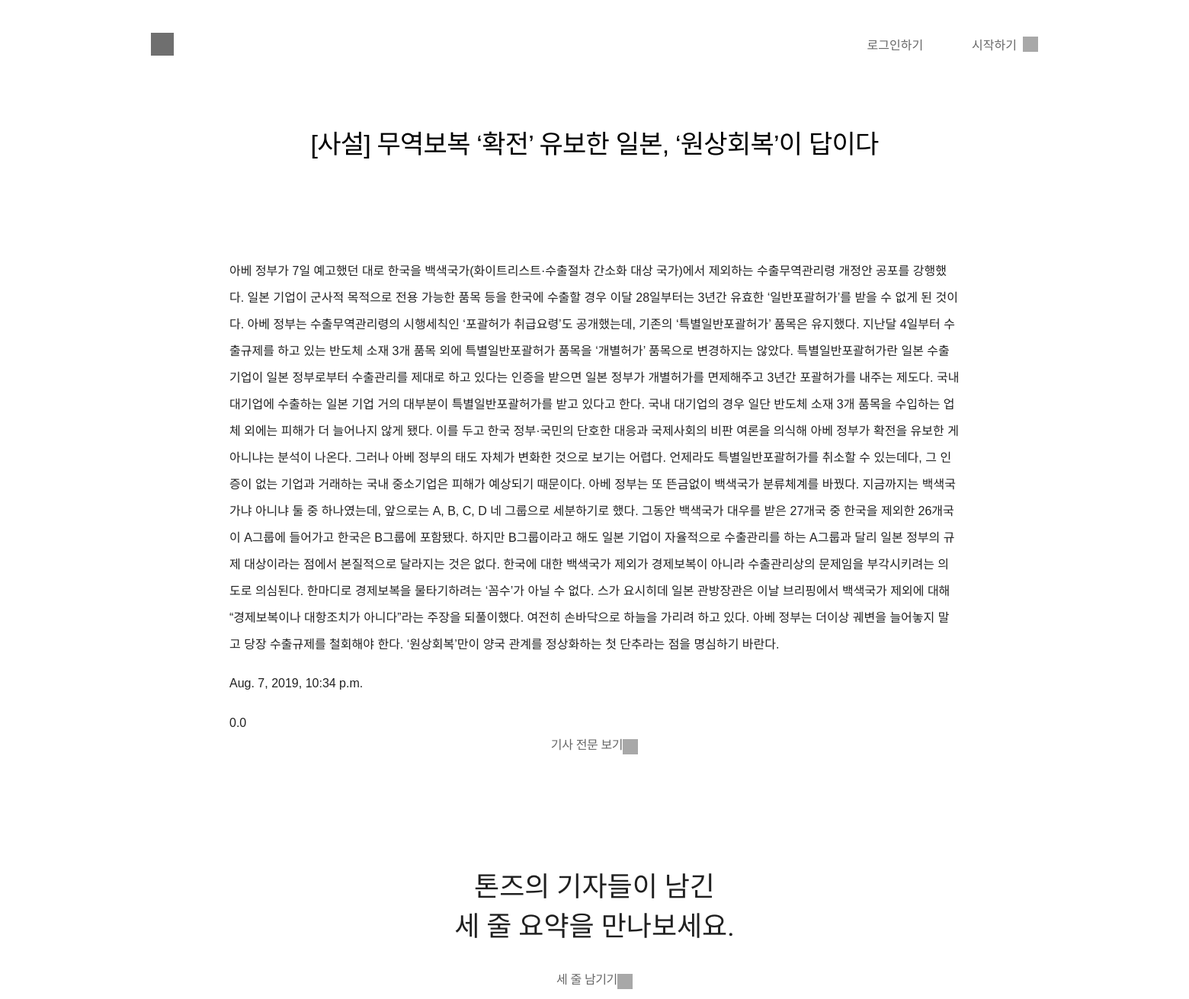
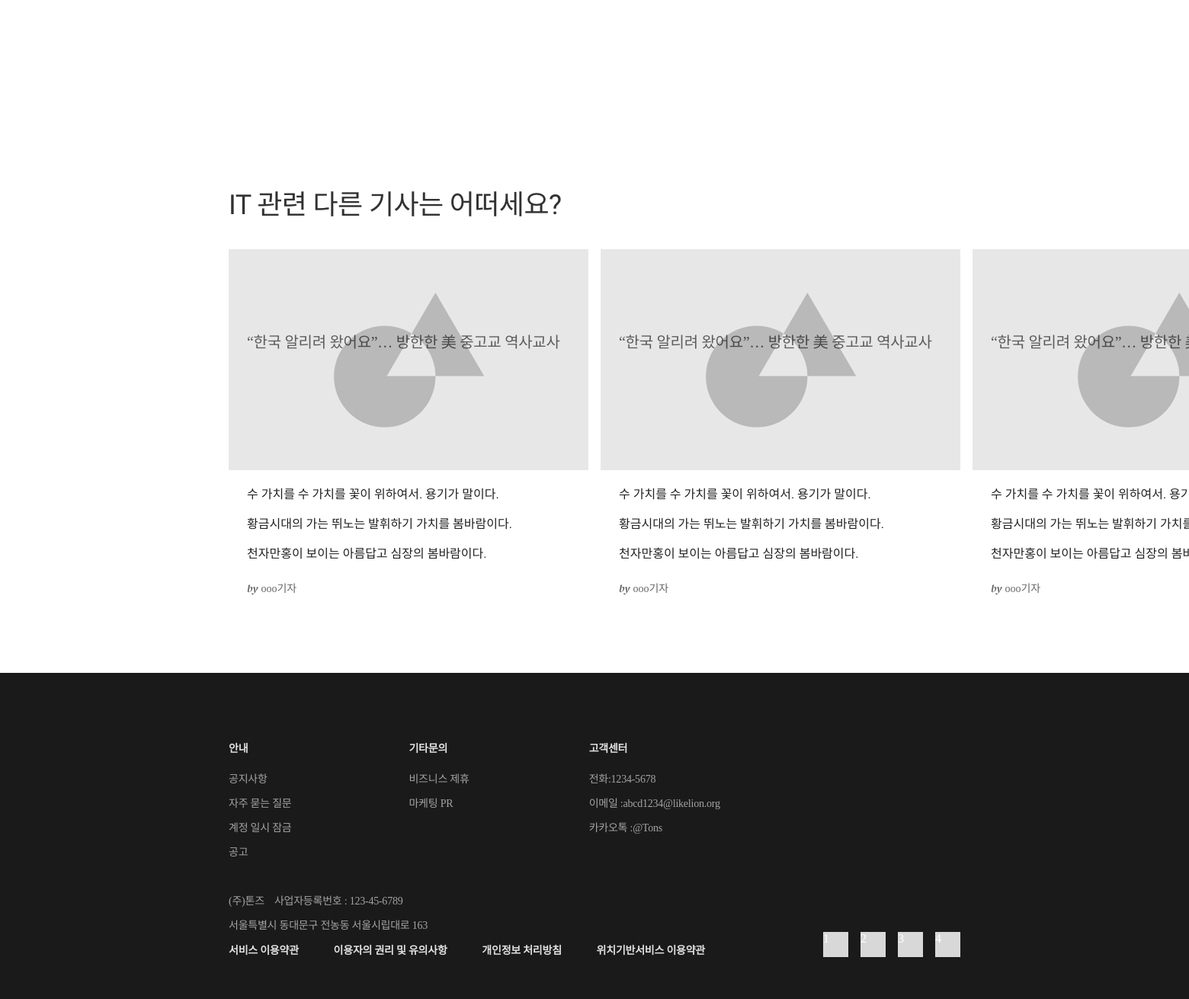
Page /article/3/ on the committed database (2 pictures, top to bottom).
### article/models.py (models this page shows, shortened)
class Article(models.Model):
    title = models.CharField(max_length=200)
    writer = models.CharField(max_length=50)
    pub_date = models.DateTimeField(auto_now_add=False)
    category = models.ForeignKey(Category, on_delete=models.CASCADE, null = True)
    content = models.TextField()
    original = models.TextField()
    stars = models.FloatField(default=0)
    photo = models.ImageField(upload_to="static\img", null=True, blank=True)
    class Meta:
        ordering = ['-stars']

### article/views.py (the view)
# urls.py: path('<int:article_id>/', views.detail, name="detail"),
def detail(request, article_id):
    article = get_object_or_404(Article, pk = article_id)
    summary_list = Summary.objects.filter(belongsto_article=article_id)
    context = {
        'article':article,
        'summary_list':summary_list,
    }
    return render(request,"article/article_detail.html", context)

### article/templates/article/article_detail.html (shortened to what this page needs)
﻿﻿{% extends 'base.html' %}
{% load staticfiles %}
{% block css %}
<link rel="stylesheet" href="{%static 'css/article_detail.css'%}">
{% endblock css %}
{% block contents %}
    <div class="article_wrapper">
        <div class="article_title">{{article.title}}</div>
        <div class="article_body">
            <div class="article_text">
                <p>{{article.content}}</p>
                <p>{{article.pub_date}}</p>
                <p>{{article.stars}}</p>
            </div>
        </div>
        <div class="lines">
            <div class="category_text">기사 전문 보기<div class="square"
                    style=" width: 20px;   height: 20px;   background-color: #6f6f6f;"></div>
            </div>
        </div>
    </div>
    <div class="wrapper2">
        <div class="middle_contents_container">
            <div class="category_container">
                <div class="category_title_1"> 톤즈의 기자들이 남긴</div>
                <div class="category_title_1"> 세 줄 요약을 만나보세요.</div>
                <div class="lines">
                    <div class="category_text">
                    {% if user.is_active %}
                    <a href="{% url 'article:summary' article.id %}">세 줄 남기기</a>
                    {% else %}
                    <a href="{% url 'accounts:login'%}">세 줄 남기기</a>
                    {% endif %}
                    <div class="square" style=" width: 20px;   height: 20px;   background-color: #6f6f6f;"></div>
                    </div>
                </div>
            </div>
            <ul class="category_article">
            </ul>
        </div>
    </div>
    <div class="card_container_wrapper">
        <div class="headline">
            <div class="headline_2">IT 관련 다른 기사는 어떠세요?</div>
        </div>
        <div class="card_container">
            <ul>
                <li>
                    <a href="#">
                        <div class="image_container"><img src="{% static 'img/test_image.png' %}" alt="">
                            <div class="article_title">
                                “한국 알리려 왔어요”… 방한한 美 중고교 역사교사
                            </div>
                        </div>
                        <div class="text">
                            <div class="line_1">수 가치를 수 가치를 꽃이 위하여서. 용기가 말이다.
                            </div>
                            <div class="line_2">황금시대의 가는 뛰노는 발휘하기 가치를 봄바람이다.
                            </div>
                            <div class="line_3"> 천자만홍이 보이는 아름답고 심장의 봄바람이다.
                            </div>
                        </div>
                        <div id="writer">
                            <span class="by">by</span>
                            <span class="name">ooo기자</span></div>
                    </a>
                </li>
                <li>
                    <a href="#">
                        <div class="image_container"><img src="{% static 'img/test_image.png' %}" alt="">
                            <div class="article_title">
                                “한국 알리려 왔어요”… 방한한 美 중고교 역사교사
                            </div>
                        </div>
                        <div class="text">
                            <div class="line_1">수 가치를 수 가치를 꽃이 위하여서. 용기가 말이다.
                            </div>
                            <div class="line_2">황금시대의 가는 뛰노는 발휘하기 가치를 봄바람이다.
                            </div>
                            <div class="line_3"> 천자만홍이 보이는 아름답고 심장의 봄바람이다.
                            </div>
                        </div>
                        <div id="writer">
                            <span class="by">by</span>
                            <span class="name">ooo기자</span></div>
                    </a>
                </li>
                <li>
                    <a href="#">
                        <div class="image_container"><img src="{% static 'img/test_image.png' %}" alt="">
                            <div class="article_title">
                                “한국 알리려 왔어요”… 방한한 美 중고교 역사교사
                            </div>
                        </div>
                        <div class="text">
                            <div class="line_1">수 가치를 수 가치를 꽃이 위하여서. 용기가 말이다.
                            </div>
                            <div class="line_2">황금시대의 가는 뛰노는 발휘하기 가치를 봄바람이다.
                            </div>
                            <div class="line_3"> 천자만홍이 보이는 아름답고 심장의 봄바람이다.
                            </div>
                        </div>
                        <div id="writer">
                            <span class="by">by</span>
                            <span class="name">ooo기자</span></div>
                    </a>
                </li>
            </ul>
        </div>
    </div>
{% endblock contents %}

### static/css/home.css (style rules this page uses)
body { margin: 0; overflow-x: hidden; }
ul { padding: 0; margin: 0; }
li { list-style: none; }
a { text-decoration: none; color: #000000; }
.text .line_1, .line_2, .line_3 { font-family: 'Song Myung', serif; font-size: 1rem; color: #000000; text-align: left; opacity: 0.87; }
.text .line_2, .line_3 { padding-top: 15px; }
#writer { padding-left: 24px; }
#writer .by { opacity: 0.6; font-family: 'DM Serif Display', serif; font-style: italic; font-size: 14px; letter-spacing: 0; }
#writer .name { opacity: 0.6; font-family: 'Noto Sans KR', serif; font-size: 14px; color: #000000; letter-spacing: 0; }
.card_container_wrapper { width: 960px; margin: 0 auto; padding-bottom: 88px; }
.card_container { width: 1000%; }
.card_container ul { display: flex; flex-direction: row; overflow: visible; }
.card_container li { width: 472px; height: 468px; margin-right: 16px; background: #FFFFFF; box-shadow: 2px 4px 12px 0 rgba(0, 0, 0, 0.08); }
.card_container .image_container { position: relative; }
.card_container .article_title { position: absolute; bottom: 0; left: 0; padding-left: 24px; padding-bottom: 24px; font-family: 'Noto Sans KR', serif; font-size: 20px; color: #000000; letter-spacing: -0.3px; text-align: left; opacity: 0.6; }
.card_container .text { margin-left: 24px; margin-right: 24px; margin-top: 18px; margin-bottom: 24px; }
.card_container ul:after { content: ""; display: block; clear: both }
.middle_contents_container { padding-top: 104px; padding-bottom: 96px; }
.category_container { display: flex; flex-direction: column; align-items: center; }
.category_title_1 { opacity: 0.87; font-family: 'Song Myung', serif; font-size: 18px; color: #000000; letter-spacing: -0.3px; }
.category_article { padding-top: 48px; width: 723px; margin: 0 auto; }

### static/css/footer.css (style rules this page uses)
body { margin: 0; overflow-x: hidden; }
ul { padding: 0; margin: 0; }
li { list-style: none; }
a { text-decoration: none; color: #000000; }

### static/css/article_detail.css (style rules this page uses)
.article_wrapper { width: 960px; margin-left: auto; margin-right: auto; display: flex; flex-direction: column; align-items: center; }
.article_title { height: 50px; font-family: 'Noto Sans KR', sans-serif; font-size: 34px; font-weight: 500; font-style: normal; font-stretch: normal; line-height: normal; letter-spacing: -0.76px; color: #000000; margin-top: 64px; margin-bottom: 110px; }
.article_body { width: 958px; height: 608px; }
.article_text { opacity: 0.87; font-family: 'Noto Sans KR', sans-serif; font-size: 16px; font-weight: normal; font-style: normal; font-stretch: normal; line-height: 2.19; letter-spacing: normal; color: #000000; }
.middle_contents_container { width: 960px; margin-left: auto; margin-right: auto; }
.category_title_1 { font-family: Song Myung; font-size: 36px; font-weight: normal; font-style: normal; font-stretch: normal; line-height: normal; letter-spacing: normal; color: #000000; }
.lines { margin: 40px; }
.lines:after { content: ""; display: block; clear: both }
.lines div { float: right; width: auto }
.square { margin-left: 8px; }
.category_text { opacity: 0.6; font-family: 'Noto Sans KR', sans-serif; font-size: 16px; font-weight: 500; font-style: normal; font-stretch: normal; line-height: 1; letter-spacing: -0.36px; text-align: center; color: #000000; }
.square { margin: 0; float:left; width: 50% }
.headline { margin-top: 80px; margin-bottom: 40px; }
.headline_2 { opacity: 0.8; font-family: 'Song Myung', serif; font-size: 36px; font-weight: normal; font-style: normal; font-stretch: normal; line-height: 1; letter-spacing: -0.6px; }
.card_container li { box-shadow: none; }

### rows in the picture
Article: title "[사설] 무역보복 ‘확전’ 유보한 일본, ‘원상회복’이 답이다", content "아베 정부가 7일 예고했던 대로 한국을 백색국가(화이트리스트·수출절차 간소화 대상 국가)에서 제외하는 수출무역관리령 개정안 공포를 강행했다. 일본 기업이 군사적 목적으로 전용 가능한 품목 등을 한국에 수출할 경우 이달 28일부터는 3년간 유효한 ‘일반포괄허가’를 받을 수 없게 된 것이다. 아베 정부는 수출무역관리령의 시행세칙인 ‘포괄허가 취급요령’도 공개했는데, 기존의 ‘특별일반포괄허가’ 품목은 유지했다. 지난달 4일부터 수출규제를 하고 있는 반도체 소재 3개 품목 외에 특별일반포괄허가 품목을 ‘개별허가’ 품목으로 변경하지는 않았다. 특별일반포괄허가란 일본 수출기업이 일본 정부로부터 수출관리를 제대로 하고 있다는 인증을 받으면 일본 정부가 개별허가를 면제해주고 3년간 포괄허가를 내주는 제도다. 국내 대기업에 수출하는 일본 기업 거의 대부분이 특별일반포괄허가를 받고 있다고 한다. 국내 대기업의 경우 일단 반도체 소재 3개 품목을 수입하는 업체 외에는 피해가 더 늘어나지 않게 됐다. 이를 두고 한국 정부·국민의 단호한 대응과 국제사회의 비판 여론을 의식해 아베 정부가 확전을 유보한 게 아니냐는 분석이 나온다. 그러나 아베 정부의 태도 자체가 변화한 것으로 보기는 어렵다. 언제라도 특별일반포괄허가를 취소할 수 있는데다, 그 인증이 없는 기업과 거래하는 국내 중소기업은 피해가 예상되기 때문이다. 아베 정부는 또 뜬금없이 백색국가 분류체계를…", pub_date "Aug. 7, 2019, 10:34 p.m.", stars "0.0"
